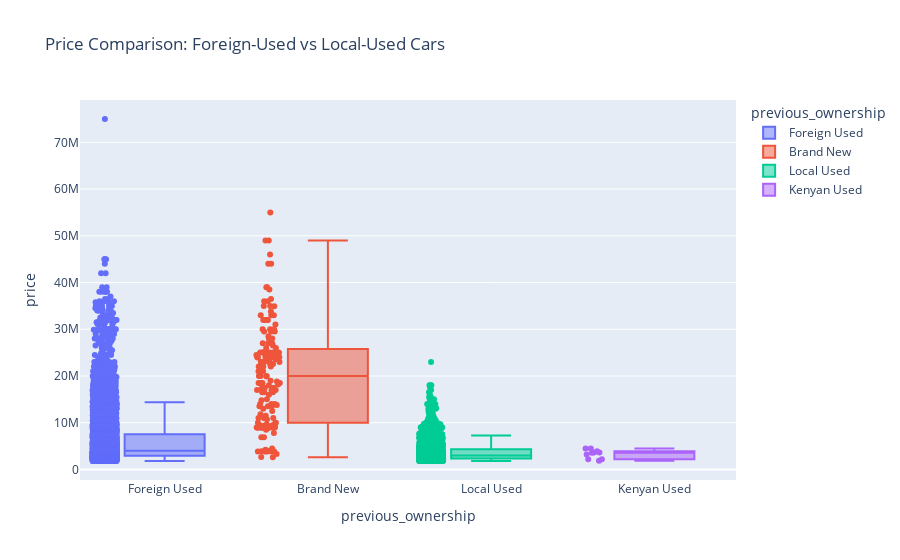

Notebook source saved alongside this figure:
### Markdown cell above
##### 5. Comparing foreign-used vs local-used cars

### Code cell
df = pd.read_sql_query("SELECT * FROM listings;", DATABASE_URL)

fig = px.box(df, 
             x='previous_ownership',
             y='price',              
             color='previous_ownership',     
             hover_data=['make', 'model', 'year'],
             title='Price Comparison: Foreign-Used vs Local-Used Cars',
             points='all') 
fig.show()

### Figure 1 — Plotly figure (JSON) as saved in the notebook; plotly's stock layout.template omitted (floating-point values rounded to 4 significant figures; data arrays with more than 128 entries replaced by an {"elided": "..."} marker saying what was removed)
{"data": [{"alignmentgroup": "True", "boxpoints": "all", "customdata": {"elided": "7873x3 mixed values"}, "hovertemplate": "previous_ownership=%{x}<br>price=%{y}<br>make=%{customdata[0]}<br>model=%{customdata[1]}<br>year=%{customdata[2]}<extra></extra>", "legendgroup": "Foreign Used", "marker": {"color": "#636efa"}, "name": "Foreign Used", "notched": false, "offsetgroup": "Foreign Used", "orientation": "v", "showlegend": true, "type": "box", "x": {"elided": "7873 str values"}, "x0": " ", "xaxis": "x", "y": {"elided": "7873 int values"}, "y0": " ", "yaxis": "y"}, {"alignmentgroup": "True", "boxpoints": "all", "customdata": {"elided": "159x3 mixed values"}, "hovertemplate": "previous_ownership=%{x}<br>price=%{y}<br>make=%{customdata[0]}<br>model=%{customdata[1]}<br>year=%{customdata[2]}<extra></extra>", "legendgroup": "Brand New", "marker": {"color": "#EF553B"}, "name": "Brand New", "notched": false, "offsetgroup": "Brand New", "orientation": "v", "showlegend": true, "type": "box", "x": {"elided": "159 str values"}, "x0": " ", "xaxis": "x", "y": {"elided": "159 int values"}, "y0": " ", "yaxis": "y"}, {"alignmentgroup": "True", "boxpoints": "all", "customdata": {"elided": "1970x3 mixed values"}, "hovertemplate": "previous_ownership=%{x}<br>price=%{y}<br>make=%{customdata[0]}<br>model=%{customdata[1]}<br>year=%{customdata[2]}<extra></extra>", "legendgroup": "Local Used", "marker": {"color": "#00cc96"}, "name": "Local Used", "notched": false, "offsetgroup": "Local Used", "orientation": "v", "showlegend": true, "type": "box", "x": {"elided": "1970 str values"}, "x0": " ", "xaxis": "x", "y": {"elided": "1970 int values"}, "y0": " ", "yaxis": "y"}, {"alignmentgroup": "True", "boxpoints": "all", "customdata": [["Toyota", "Land Cruiser Prado", 2015], ["Toyota", "Land Cruiser", 2012], ["Toyota", "Fortuner", 2015], ["Toyota", "Harrier", 2017], ["BMW", "X6", 2013], ["Toyota", "Land Cruiser Prado", 2012], ["Jeep", "Cherokee", 2014], ["Toyota", "Vellfire", 2014], ["BMW", "523i", 2011], ["Toyota", "Vanguard", 2013]], "hovertemplate": "previous_ownership=%{x}<br>price=%{y}<br>make=%{customdata[0]}<br>model=%{customdata[1]}<br>year=%{customdata[2]}<extra></extra>", "legendgroup": "Kenyan Used", "marker": {"color": "#ab63fa"}, "name": "Kenyan Used", "notched": false, "offsetgroup": "Kenyan Used", "orientation": "v", "showlegend": true, "type": "box", "x": ["Kenyan Used", "Kenyan Used", "Kenyan Used", "Kenyan Used", "Kenyan Used", "Kenyan Used", "Kenyan Used", "Kenyan Used", "Kenyan Used", "Kenyan Used"], "x0": " ", "xaxis": "x", "y": [4500000, 4500000, 3900000, 3600000, 3600000, 3550000, 3200000, 2200000, 2150000, 1850000], "y0": " ", "yaxis": "y"}], "layout": {"boxmode": "overlay", "legend": {"title": {"text": "previous_ownership"}, "tracegroupgap": 0}, "title": {"text": "Price Comparison: Foreign-Used vs Local-Used Cars"}, "xaxis": {"anchor": "y", "categoryarray": ["Foreign Used", "Brand New", "Local Used", "Kenyan Used", null], "categoryorder": "array", "domain": [0, 1], "title": {"text": "previous_ownership"}}, "yaxis": {"anchor": "x", "domain": [0, 1], "title": {"text": "price"}}}}
